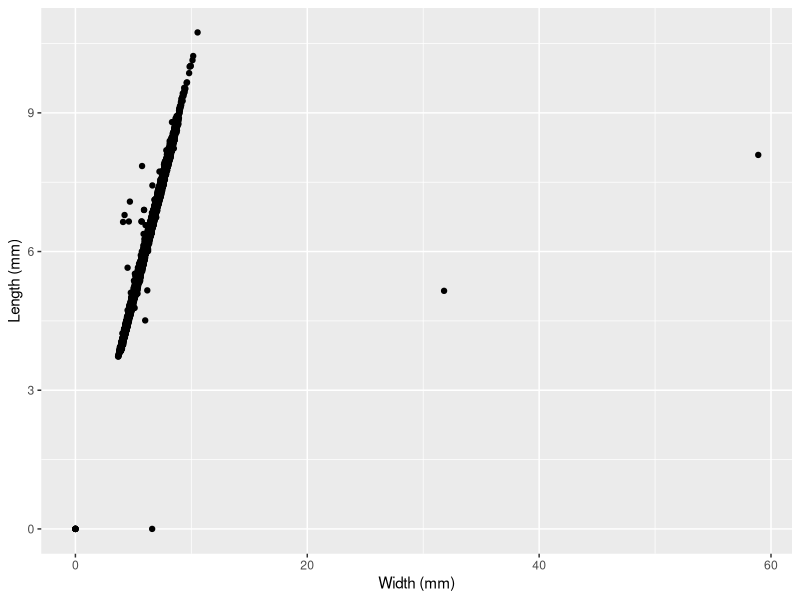
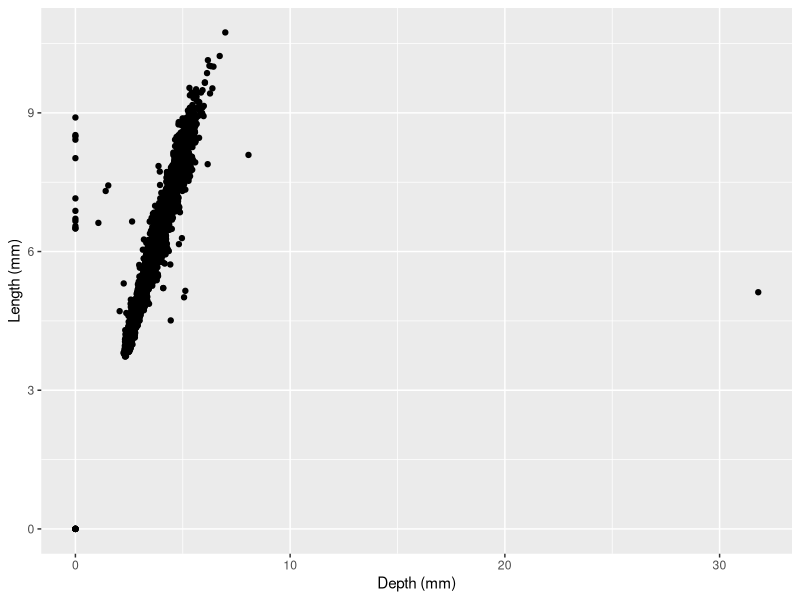

The R source for these figures, in order:
## ---- chunk 1
# Load the tidyverse
library(tidyverse) 

# Look at the data
glimpse(diamonds)
## ---- chunk 2
# count(group_by(diamonds,cut))
# piped:
cut_summary <- diamonds %>%
                group_by(cut) %>%
                  count()
cut_summary
## ---- chunk 3
random_subset <- diamonds %>%
                  slice_sample(prop = 0.01) 
# slices out a random selection of rows, 0.01 the size of the original data frame

glimpse(random_subset)

## ---- chunk 4
largest.by.clarity <- diamonds %>%
                      group_by(clarity) %>%
                      slice_max(carat, n = 100, with_ties = FALSE) %>%  # takes the 100 top values by carat
                      summarise(mean.size = mean(carat, na.rm = TRUE))  # makes a summary df of average carats

largest.by.clarity
## ---- chunk 5
# First, a plot of x vs. y
ggplot(diamonds) +
  geom_point(mapping = aes(y = x, x = y)) +
  labs(y = "Length (mm)", x = "Width (mm)")

# Next, a plot of x vs. z
ggplot(diamonds) +
  geom_point(mapping = aes(y = x, x = z)) +
  labs(y = "Length (mm)", x = "Depth (mm)")

## ---- chunk 6
sans_outliers <- diamonds %>%
                  filter(x > 3 & y < 50 & z < 30) # filtering out the most extreme outliers in the plots above
